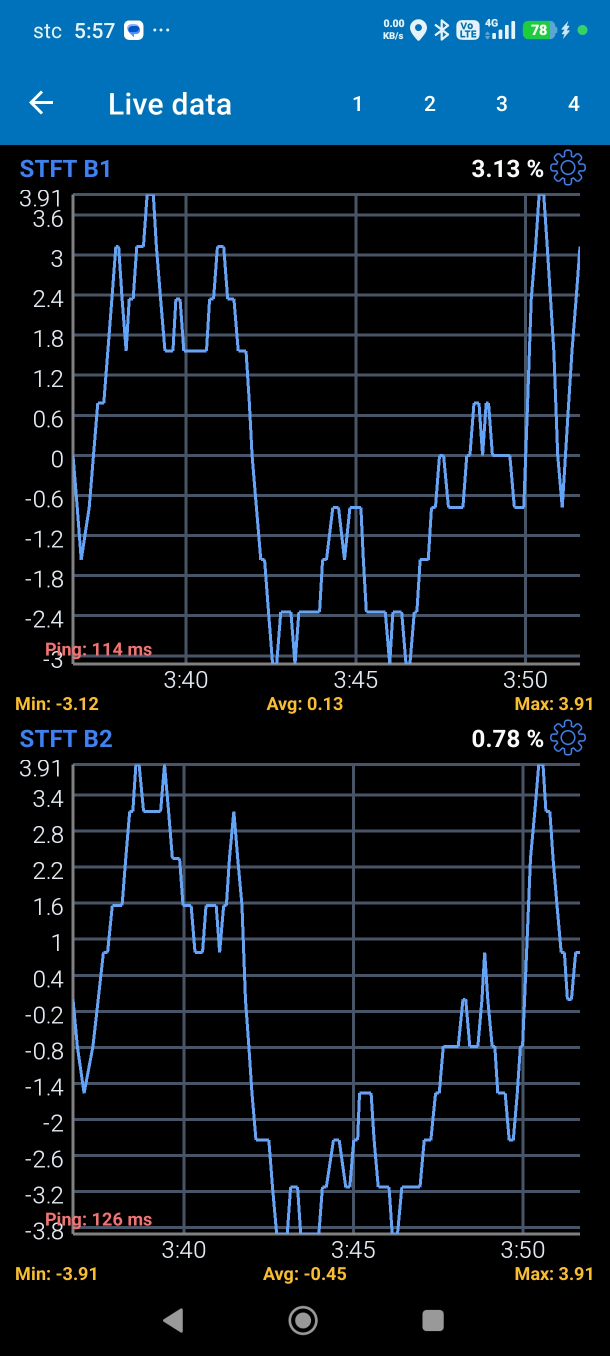
#> input picture data/sensor-swap-2026-09-17/stft-both-banks-0557.jpg, 1220 x 2712 px, found by its file name (shown at 1/2 size)
$ python read_trim_screenshot.py
#> lines starting #> are read from the running program, lines starting #| are printed output that depends on the picture; after the words box and inside, x2 and y2 are one past the last pixel; in counts of white or black regions, pixels touching at a corner belong together
"""Read the two short term fuel trim traces off a Car Scanner screenshot.

The two panels are drawn on DIFFERENT vertical scales, so comparing them by eye
is unsound - which is the specific error this project has made before. This
converts both to trim percent using the gridlines as calibration.
"""
import sys
import numpy as np
from PIL import Image

PANELS = [  # (name, top_row, bottom_row, value_at_top_row, value_at_bottom_row)
    ('Short term fuel % trim - Bank 1', 427, 1309,  3.6, -3.0),
    ('Short term fuel % trim - Bank 2', 1587, 2452, 3.4, -3.8),
]


def trace(a, y0, y1, x0, x1):
    r, g, b = a[:, :, 0], a[:, :, 1], a[:, :, 2]
    blue = (b > 120) & (b - r > 60) & (b - g > 30)
    out = {}
    for x in range(x0, x1):
        ys = np.where(blue[y0:y1, x])[0]
        if len(ys):
            out[x] = (ys.min() + y0, ys.max() + y0)
    return out


def main(path):
    a = np.asarray(Image.open(path).convert('RGB')).astype(int)
    series = []
    for name, ytop, ybot, vtop, vbot in PANELS:
        t = trace(a, ytop - 45, ybot + 20, 150, 1170)
        scale = (vbot - vtop) / (ybot - ytop)
        vals = {x: (vtop + (lo - ytop) * scale, vtop + (hi - ytop) * scale)
                for x, (lo, hi) in t.items()}
        series.append((name, vals))
        mids = np.array([(v[0] + v[1]) / 2 for v in vals.values()])
        print('%s: %d columns, visible range %.2f to %.2f %%'
              % (name, len(vals), min(v[1] for v in vals.values()),
                 max(v[0] for v in vals.values())))
#> this loop made 2 passes
#| Short term fuel % trim - Bank 1: 1010 columns, visible range -3.13 to 3.89 %
#| Short term fuel % trim - Bank 2: 1003 columns, visible range -3.92 to 3.77 %
#> pass 1, in trace, `r, g, b = a[:, :, 0], a[:, :, 1], a[:, :, 2]`:
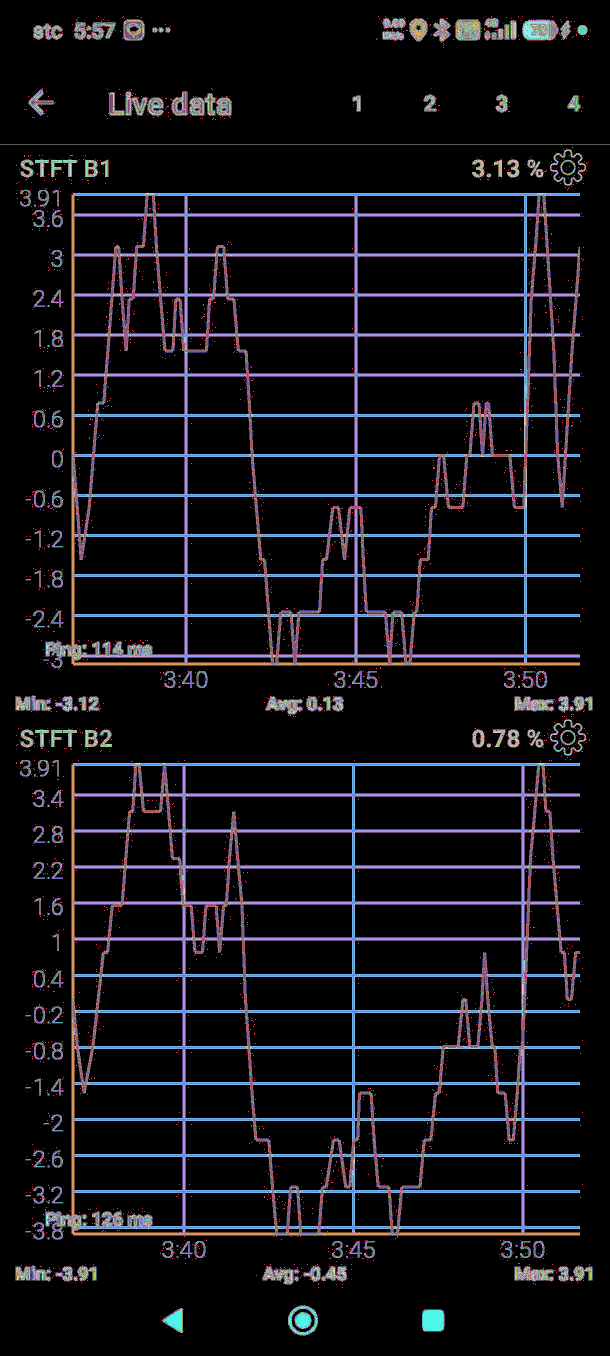
#> r: shape (2712, 1220) int64 (shown at 1/2 size); 256 distinct labels, from 0 to 255; one colour per label, 0 black
#> pass 1, in trace, `r, g, b = a[:, :, 0], a[:, :, 1], a[:, :, 2]`:
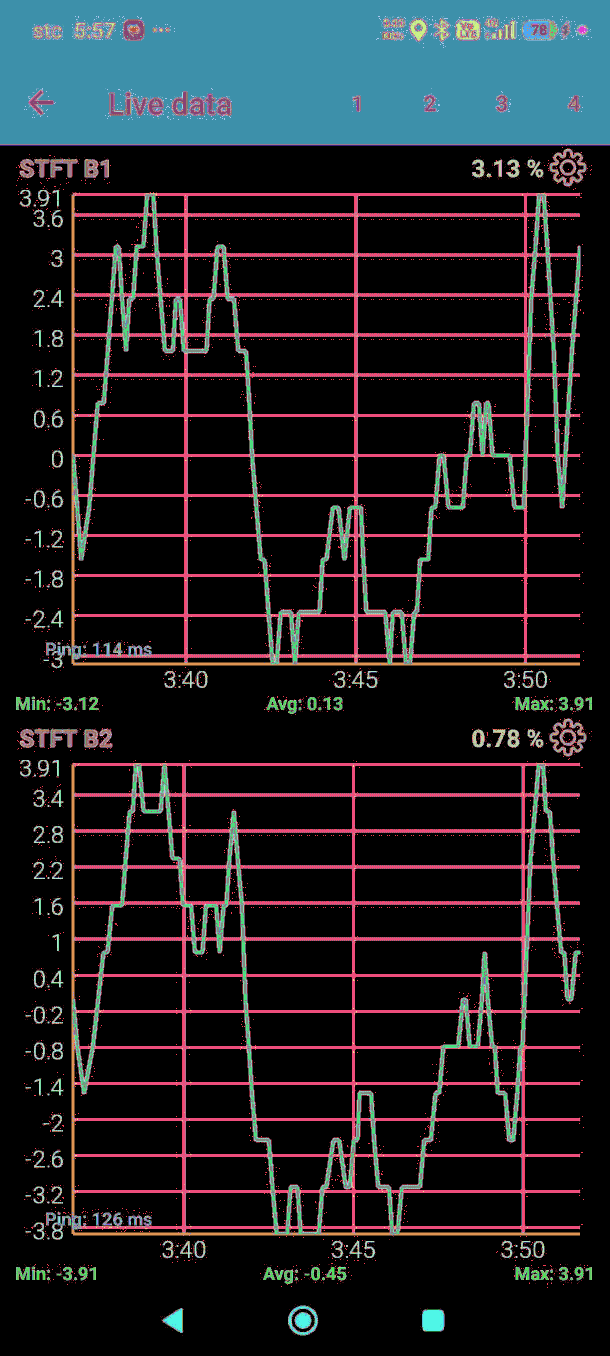
#> g: shape (2712, 1220) int64 (shown at 1/2 size); 256 distinct labels, from 0 to 255; one colour per label, 0 black
#> pass 1, in trace, `r, g, b = a[:, :, 0], a[:, :, 1], a[:, :, 2]`:
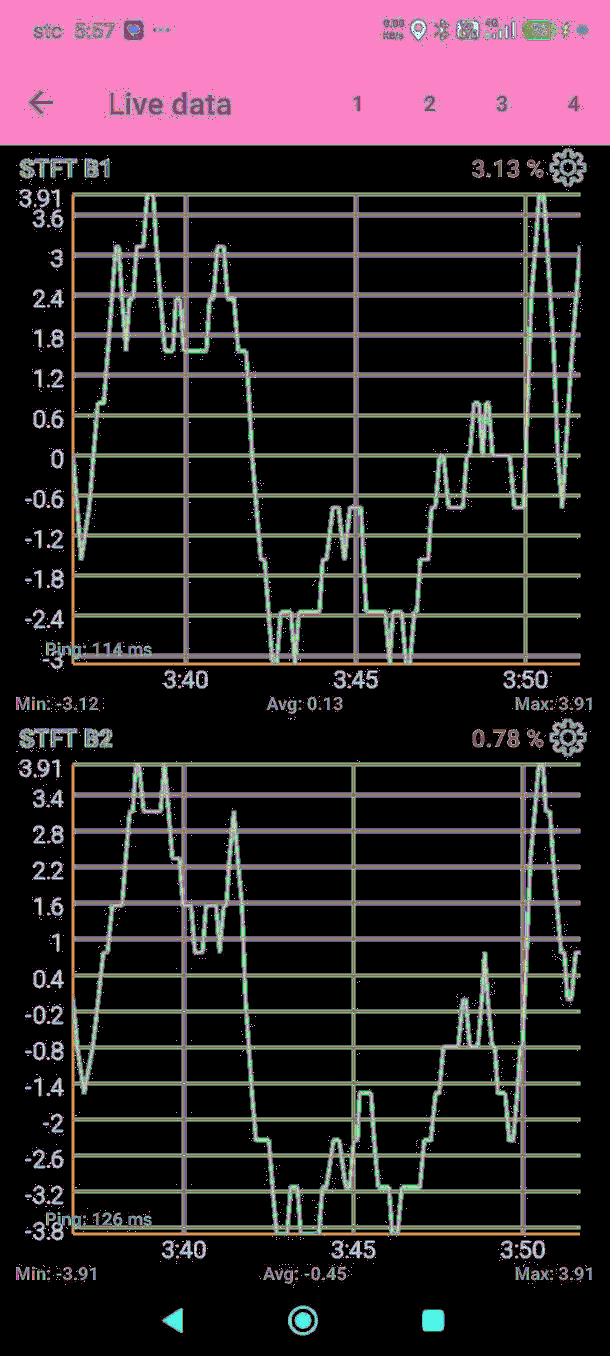
#> b: shape (2712, 1220) int64 (shown at 1/2 size); 256 distinct labels, from 0 to 255; one colour per label, 0 black
#> pass 1, in trace, `blue = (b > 120) & (b - r > 60) & (b - g > 30)`:
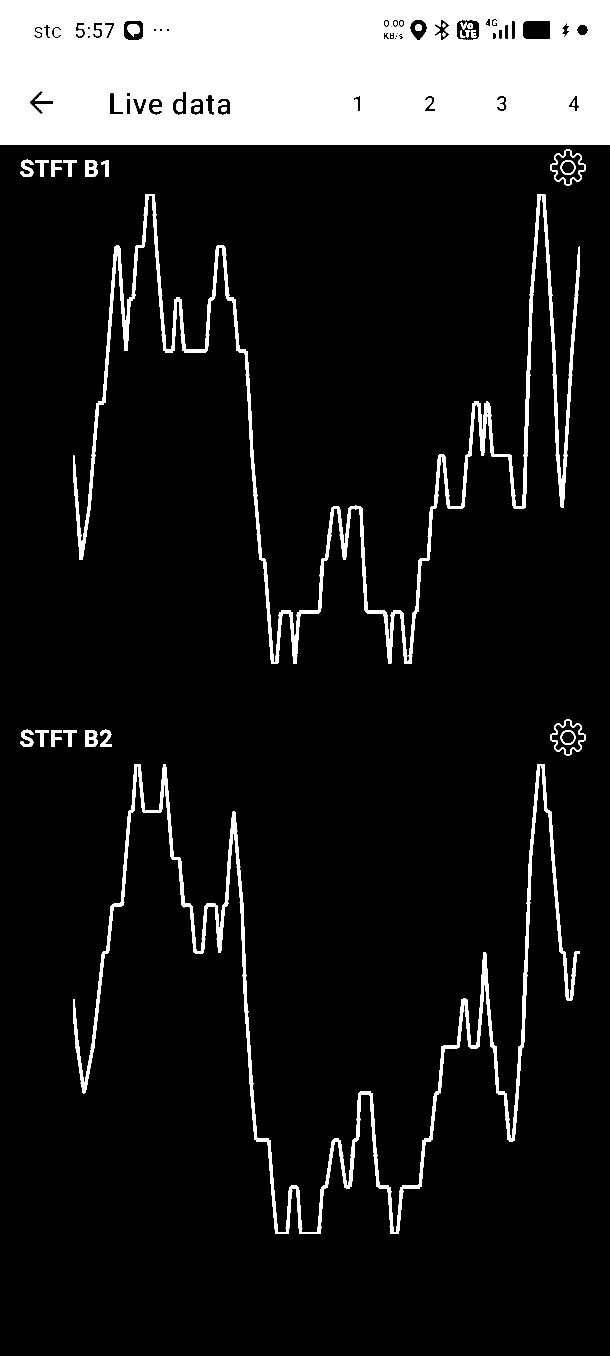
#> blue: shape (2712, 1220) bool (shown at 1/2 size); 13.1% white; 39 white regions (3 under 20 px), largest, box (x1, y1, x2, y2) and area: (0, 0, 1220, 290) 337848, (146, 388, 1160, 1328) 45223, (146, 1528, 1160, 2468) 39605
#> after the loop, series = 2 items
    # compare column by column - same x pixel is the same instant in both panels
    (n1, s1), (n2, s2) = series
#> n1 = 'Short term fuel % trim - Bank 1'; s1 = 1010 items; n2 = 'Short term fuel % trim - Bank 2'; s2 = 1003 items
    common = sorted(set(s1) & set(s2))
#> common = 1003 values from 150 to 1159
    d = np.array([((s1[x][0] + s1[x][1]) / 2) - ((s2[x][0] + s2[x][1]) / 2)
                  for x in common])
#> d = 1003 values, max 2.19 at index 287, min -1.97 at index 179, mean 0.586
    print('\n%d columns present in both panels' % len(common))
#| 1003 columns present in both panels
    print('Bank 1 minus Bank 2, per column:')
    print('  mean   %+.3f %%' % d.mean())
#|   mean   +0.586 %
    print('  median %+.3f %%' % np.median(d))
#|   median +0.648 %
    print('  sd      %.3f' % d.std(ddof=1))
#|   sd      0.856
    print('  Bank 1 higher in %.1f %% of columns' % (100 * (d > 0).mean()))
#|   Bank 1 higher in 76.2 % of columns
    n = len(d)
#> n = 1003
    se = d.std(ddof=1) / np.sqrt(n)
#> se = 0.027
    print('  standard error %.3f, t = %.2f' % (se, d.mean() / se))
#|   standard error 0.027, t = 21.70
    print('\n  CAUTION: adjacent columns are not independent samples - one trim')
    print('  sample spans many pixels - so the t value above is inflated and must')
    print('  NOT be quoted as a significance test. The sign and size are the')
    print('  usable part.')
    return d


if __name__ == '__main__':
    main(sys.argv[1] if len(sys.argv) > 1
         else 'data/sensor-swap-2026-09-17/stft-both-banks-0557.jpg')
